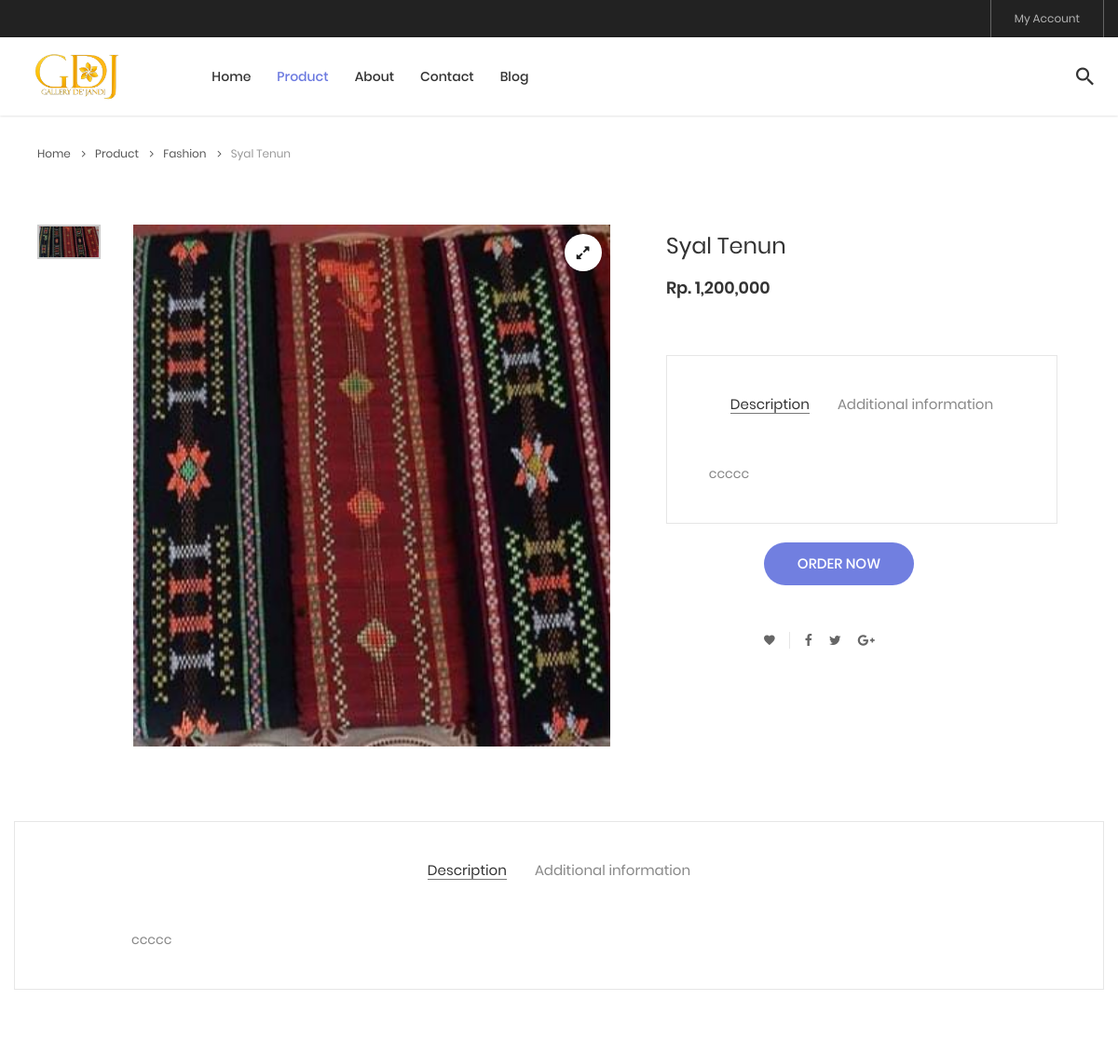
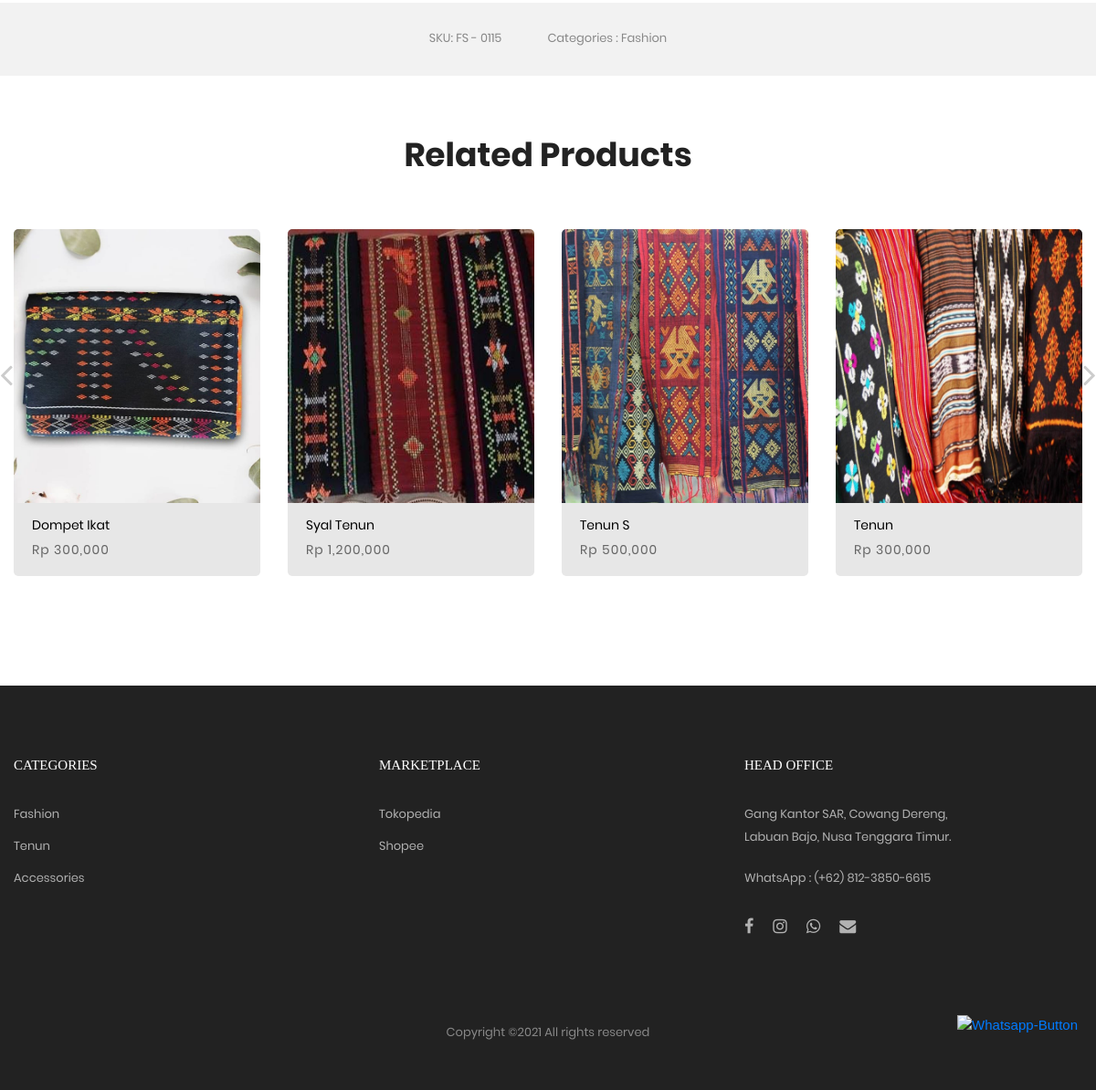
/?m=product-detail&id_produk=15, run on the app's committed database (2 pictures, top to bottom).
### tables this page shows
CREATE TABLE `produk` (
  `id_produk` int(3) NOT NULL,
  `nama_produk` varchar(45) NOT NULL,
  `id_kategori` int(2) NOT NULL,
  `harga` int(11) NOT NULL,
  `gambar` text NOT NULL,
  `deskripsi` text NOT NULL
);

CREATE TABLE `kategori` (
  `id_kategori` int(2) NOT NULL,
  `nama_kategori` varchar(35) NOT NULL
);

### product-detail.php (the view, shortened to what this page needs)
<?php
$query = mysqli_query($koneksi, "SELECT * FROM produk JOIN kategori ON kategori.id_kategori=produk.id_kategori WHERE id_produk='$_GET[id_produk]'");
$row = mysqli_fetch_object($query);
?>
<div class="container">
	<div class="bread-crumb flex-w p-l-25 p-r-15 p-t-30 p-lr-0-lg">
		<a href="?m=home" class="stext-109 cl8 hov-cl1 trans-04">
			Home
			<i class="fa fa-angle-right m-l-9 m-r-10" aria-hidden="true"></i>
		</a>
		<a href="?m=product" class="stext-109 cl8 hov-cl1 trans-04">
			Product
			<i class="fa fa-angle-right m-l-9 m-r-10" aria-hidden="true"></i>
		</a>
		<a href="?m=product&id_kategori=<?= $row->id_kategori ?>" class="stext-109 cl8 hov-cl1 trans-04">
			<?= $row->nama_kategori ?>
			<i class="fa fa-angle-right m-l-9 m-r-10" aria-hidden="true"></i>
		</a>
		<span class="stext-109 cl4">
			<?= $row->nama_produk ?>
		</span>
	</div>
</div>
<section class="sec-product-detail bg0 p-t-65 p-b-60">
	<div class="container">
		<div class="row">
			<div class="col-md-6 col-lg-7 p-b-30">
				<div class="p-l-25 p-r-30 p-lr-0-lg">
					<div class="wrap-slick3 flex-sb flex-w">
						<div class="wrap-slick3-dots"></div>
						<div class="slick3 gallery-lb">
							<div class="item-slick3" data-thumb="asset/foto-produk/<?= $row->gambar ?>">
								<div class="wrap-pic-d pos-relative">
									<img src="asset/foto-produk/<?= $row->gambar ?>" alt="IMG-PRODUCT">
									<a class="flex-c-m size-108 how-pos1 bor0 fs-16 cl10 bg0 hov-btn3 trans-04" href="asset/foto-produk/<?= $row->gambar ?>">
										<i class="fa fa-expand"></i>
									</a>
								</div>
							</div>
						</div>
					</div>
				</div>
			</div>
			<div class="col-md-6 col-lg-5 col-sm-12 p-b-30">
				<div class="p-r-50 p-t-5 p-lr-0-lg">
					<h4 class="mtext-105 cl2 js-name-detail p-b-14">
						<?= $row->nama_produk ?>
					</h4>
					<span class="mtext-106 cl2">
						Rp. <?= number_format($row->harga) ?>
					</span>
					<div class="p-t-10">
						<div class="bor10 m-t-50 p-t-43 p-b-40">
							<div class="tab01">
								<ul class="nav nav-tabs" role="tablist">
									<li class="nav-item p-b-10">
										<a class="nav-link active" data-toggle="tab" href="#description" role="tab">Description</a>
									</li>
									<li class="nav-item p-b-10">
										<a class="nav-link" data-toggle="tab" href="#information" role="tab">Additional information</a>
									</li>
								</ul>
								<div class="tab-content p-t-43">
									<div class="tab-pane fade show active" id="description" role="tabpanel">
										<div class="how-pos2 p-lr-15-md">
											<p class="stext-102 cl6">
												<?= $row->deskripsi ?>
											</p>
										</div>
									</div>
								</div>
							</div>
						</div>
						<div class="flex-w flex-r-m p-b-10 p-t-20">
							<div class="size-204 flex-w flex-m respon6-next">
								<a href="?m=checkout&id_produk=<?= $row->id_produk ?>">
									<button class="flex-c-m stext-101 cl0 size-101 bg1 bor1 hov-btn1 p-lr-15 trans-04 js-addcart-detail">
										Order Now
									</button>
								</a>
							</div>
						</div>
					</div>
					<div class="flex-w flex-m p-l-100 p-t-40 respon7">
						<div class="flex-m bor9 p-r-10 m-r-11">
							<a href="#" class="fs-14 cl3 hov-cl1 trans-04 lh-10 p-lr-5 p-tb-2 js-addwish-detail tooltip100" data-tooltip="Add to Wishlist">
								<i class="zmdi zmdi-favorite"></i>
							</a>
						</div>
						<a href="#" class="fs-14 cl3 hov-cl1 trans-04 lh-10 p-lr-5 p-tb-2 m-r-8 tooltip100" data-tooltip="Facebook">
							<i class="fa fa-facebook"></i>
						</a>
						<a href="#" class="fs-14 cl3 hov-cl1 trans-04 lh-10 p-lr-5 p-tb-2 m-r-8 tooltip100" data-tooltip="Twitter">
							<i class="fa fa-twitter"></i>
						</a>
						<a href="#" class="fs-14 cl3 hov-cl1 trans-04 lh-10 p-lr-5 p-tb-2 m-r-8 tooltip100" data-tooltip="Google Plus">
							<i class="fa fa-google-plus"></i>
						</a>
					</div>
				</div>
			</div>
		</div>
		<div class="bor10 m-t-50 p-t-43 p-b-40">
			<div class="tab01">
				<ul class="nav nav-tabs" role="tablist">
					<li class="nav-item p-b-10">
						<a class="nav-link active" data-toggle="tab" href="#description" role="tab">Description</a>
					</li>
					<li class="nav-item p-b-10">
						<a class="nav-link" data-toggle="tab" href="#information" role="tab">Additional information</a>
					</li>
				</ul>
				<div class="tab-content p-t-43">
					<div class="tab-pane fade show active" id="description" role="tabpanel">
						<div class="how-pos2 p-lr-15-md">
							<p class="stext-102 cl6">
								<?= $row->deskripsi ?>
							</p>
						</div>
					</div>
				</div>
			</div>
		</div>
	</div>
	<div class="bg6 flex-c-m flex-w size-302 m-t-73 p-tb-15">
		<span class="stext-107 cl6 p-lr-25">
			SKU: <?php if ($row->id_kategori == 1) {
						echo "FS - 01" . $row->id_produk;
					} else if ($row->id_kategori == 2) {
						echo "TN - 01" . $row->id_produk;
					} else {
						echo "AC - 01" . $row->id_produk;
					}
					?>
		</span>
		<span class="stext-107 cl6 p-lr-25">
			Categories : <?= $row->nama_kategori ?>
		</span>
	</div>
</section>
<section class="sec-relate-product bg0 p-t-5 p-b-105">
	<div class="container">
		<div class="p-b-45">
			<h3 class="ltext-106 cl5 txt-center">
				Related Products
			</h3>
		</div>
		<div class="wrap-slick2">
			<div class="slick2">
				<?php
				$query = mysqli_query($koneksi, "SELECT * FROM produk JOIN kategori ON kategori.id_kategori=produk.id_kategori");
				while ($row = mysqli_fetch_object($query)) { ?>
					<div class="item-slick2 p-l-15 p-r-15 p-t-15 p-b-15">
						<div class="block2">
							<div id="blk2" class="block2-pic hov-img0">
								<a href="?m=product-detail&id_produk=<?= $row->id_produk ?>">
									<img src="asset/foto-produk/<?= $row->gambar ?>" alt="IMG-PRODUCT">
								</a>
							</div>
							<div class="block2-txt flex-w flex-t p-t-14">
								<div class="block2-txt-child1 flex-col-l ">
									<a href="?m=product-detail&id_produk=<?= $row->id_produk ?>" class="stext-104 cl4 hov-cl1 trans-04 js-name-b2 p-b-6">
										<?= $row->nama_produk ?>
									</a>
									<span class="stext-105 cl3">
										Rp <?= number_format($row->harga) ?>
									</span>
								</div>
							</div>
						</div>
					</div>
				<?php } ?>
			</div>
		</div>
	</div>
</section>

### index.php (shortened to what this page needs)
<?php
include 'admin/koneksi.php';
?>
<!DOCTYPE html>
<html lang="en">
<head>
	<link rel="stylesheet" type="text/css" href="vendor/bootstrap/css/bootstrap.min.css">
	<link rel="stylesheet" type="text/css" href="fonts/font-awesome-4.7.0/css/font-awesome.min.css">
	<link rel="stylesheet" type="text/css" href="fonts/iconic/css/material-design-iconic-font.min.css">
	<link rel="stylesheet" type="text/css" href="fonts/linearicons-v1.0.0/icon-font.min.css">
	<link rel="stylesheet" type="text/css" href="vendor/animate/animate.css">
	<link rel="stylesheet" type="text/css" href="vendor/css-hamburgers/hamburgers.min.css">
	<link rel="stylesheet" type="text/css" href="vendor/animsition/css/animsition.min.css">
	<link rel="stylesheet" type="text/css" href="vendor/select2/select2.min.css">
	<link rel="stylesheet" type="text/css" href="vendor/daterangepicker/daterangepicker.css">
	<link rel="stylesheet" type="text/css" href="vendor/slick/slick.css">
	<link rel="stylesheet" type="text/css" href="vendor/MagnificPopup/magnific-popup.css">
	<link rel="stylesheet" type="text/css" href="vendor/perfect-scrollbar/perfect-scrollbar.css">
	<link rel="stylesheet" type="text/css" href="css/util.css">
	<link rel="stylesheet" type="text/css" href="css/main.css">
</head>
<body class="animisition">
	<header class="header-v4">
		<div class="container-menu-desktop">
			<div class="top-bar">
				<div class="content-topbar flex-sb-m h-full container">
					<div class="right-top-bar flex-w h-full">
						<a href="admin/index.php" class="flex-c-m trans-04 p-lr-25">
							My Account
						</a>
					</div>
				</div>
			</div>
			<div class="wrap-menu-desktop how-shadow1">
				<nav class="limiter-menu-desktop container">
					<a href="index.php" class="logo">
						<img src="images/icons/logo-jandi.png" alt="IMG-LOGO">
					</a>
					<div class="menu-desktop">
						<ul class="main-menu">
							<li>
								<a href="?m=home">Home</a>
							</li>
							<li class="active-menu">
								<a href="?m=product">Product</a>
							</li>
							<li>
								<a href="?m=about">About</a>
							</li>
							<li>
								<a href="?m=contact">Contact</a>
							</li>
							<li>
								<a href="blog.html">Blog</a>
							</li>
						</ul>
					</div>
					<div class="wrap-icon-header flex-w flex-r-m">
						<div class="icon-header-item cl2 hov-cl1 trans-04 p-l-22 p-r-11 js-show-modal-search">
							<i class="zmdi zmdi-search"></i>
						</div>
					</div>
				</nav>
			</div>
		</div>
	</header>
	<div class="content">
		<?php
		$mod = $_GET['m'];
		if ($mod == 'product') {
			include 'product.php';
		} else if ($mod == 'product-detail') {
			include 'product-detail.php';
		} else if ($mod == 'about') {
			include 'about.php';
		} else if ($mod == 'contact') {
			include 'contact.php';
		} else if ($mod == 'checkout') {
			include 'checkout.php';
		} else {
			include 'home.php';
		}
		?>
	</div>
	<footer class="bg3 p-t-75 p-b-32">
		<div class="container">
			<div class="row">
				<div class="col-12 col-lg-4 p-b-50">
					<h4 class="stext-301 cl0 p-b-30">
						Categories
					</h4>
					<ul>
						<?php
						$query = mysqli_query($koneksi, "SELECT * FROM kategori WHERE id_kategori ORDER BY id_kategori");
						while ($r = mysqli_fetch_object($query)) { ?>
							<li class="p-b-10">
								<a href="?m=product&id_kategori=<?= $r->id_kategori ?>" class="stext-107 cl7 hov-cl1 trans-04">
									<?= $r->nama_kategori ?>
								</a>
							</li>
						<?php } ?>
					</ul>
				</div>
				<div class="col-12 col-lg-4 p-b-50">
					<h4 class="stext-301 cl0 p-b-30">
						Marketplace
					</h4>
					<ul>
						<li class="p-b-10">
							<a href="#" class="stext-107 cl7 hov-cl1 trans-04">
								Tokopedia
							</a>
						</li>
						<li class="p-b-10">
							<a href="#" class="stext-107 cl7 hov-cl1 trans-04">
								Shopee
							</a>
						</li>
					</ul>
				</div>
				<div class="col-12 col-lg-4 p-b-50">
					<h4 class="stext-301 cl0 p-b-30">
						Head Office
					</h4>
					<p class="stext-107 cl7 size-201">
						Gang Kantor SAR, Cowang Dereng, Labuan Bajo, Nusa Tenggara Timur.
					</p>
					<p class="stext-107 cl7 size-201 p-t-20">
						WhatsApp : (+62) 812-3850-6615
					</p>
					<div class="p-t-27">
						<a href="" class="fs-18 cl7 hov-cl1 trans-04 m-r-16">
							<i class="fa fa-facebook"></i>
						</a>
						<a href="https://www.instagram.com/gallery_dejandi" class="fs-18 cl7 hov-cl1 trans-04 m-r-16">
							<i class="fa fa-instagram"></i>
						</a>
						<a href="https://api.whatsapp.com/send?phone=6281238506615" class="fs-18 cl7 hov-cl1 trans-04 m-r-16">
							<i class="fa fa-whatsapp"></i>
						</a>
						<a href="mailto:gallerydejandi@gmail.com" class="fs-18 cl7 hov-cl1 trans-04 m-r-16">
							<i class="fa fa-envelope"></i>
						</a>
					</div>
				</div>
			</div>
			<div class="p-t-40">
				<div class="flex-c-m flex-w p-b-18">
					<p class="stext-107 cl6 txt-center">
						Copyright &copy; All rights reserved
					</p>
				</div>
			</div>
	</footer>
	<div style="position:fixed;right:20px;bottom:60px;">
		<a href="https://api.whatsapp.com/send?phone=6285333437902">
			<img src="https://hantamo.com/free/whatsapp.svg" class="wa-btn" alt="Whatsapp-Button" height="50" />
		</a>
	</div>
</body>
</html>

### data on the page
produk: id_kategori.nama_kategori "Fashion", nama_produk "Syal Tenun", gambar (picture), harga "1,200,000", deskripsi "ccccc", id_produk "15"
produk: gambar (picture), nama_produk "Dompet Ikat", harga "300,000"
produk: gambar (picture), nama_produk "Tenun S", harga "500,000"
produk: gambar (picture), nama_produk "Tenun", harga "300,000"
kategori: nama_kategori "Fashion"
kategori: nama_kategori "Tenun"
kategori: nama_kategori "Accessories"
